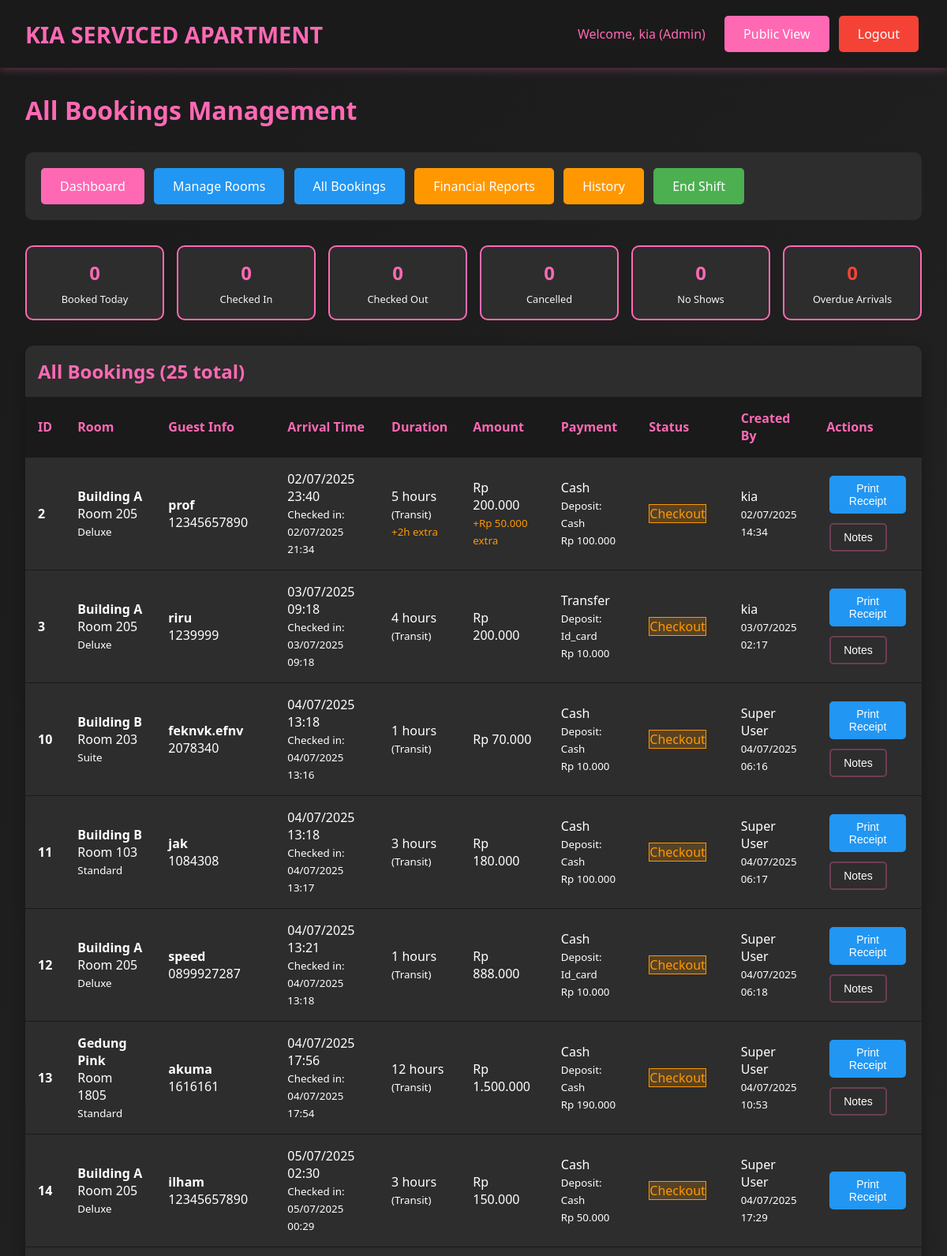
Page /admin/bookings.php (signed in, upper part) on the committed database.
### tables this page shows
CREATE TABLE `bookings` (
  `id` int(11) NOT NULL,
  `room_id` int(11) NOT NULL,
  `guest_name` varchar(100) NOT NULL,
  `arrival_time` datetime NOT NULL,
  `phone_number` varchar(20) NOT NULL,
  `duration_type` enum('transit','fullday') NOT NULL,
  `duration_hours` int(11) NOT NULL,
  `price_amount` decimal(10,2) NOT NULL,
  `payment_method` varchar(50) NOT NULL,
  `deposit_type` enum('cash','id_card','no_deposit') NOT NULL,
  `deposit_amount` decimal(10,2) DEFAULT '0.00',
  `notes` text,
  `status` enum('booked','checkin','checkout','cancelled','no_show','completed') DEFAULT 'booked',
  `checkin_time` datetime DEFAULT NULL,
  `checkout_time` datetime DEFAULT NULL,
  `extra_time_hours` int(11) DEFAULT '0',
  `extra_time_amount` decimal(10,2) DEFAULT '0.00',
  `refund_amount` decimal(10,2) DEFAULT '0.00',
  `refund_method` varchar(50) DEFAULT NULL,
  `created_by` int(11) NOT NULL,
  `created_at` timestamp NOT NULL DEFAULT CURRENT_TIMESTAMP,
  `updated_at` timestamp NOT NULL DEFAULT CURRENT_TIMESTAMP ON UPDATE CURRENT_TIMESTAMP
);

CREATE TABLE `rooms` (
  `id` int(11) NOT NULL,
  `location` varchar(100) NOT NULL,
  `floor_number` int(11) NOT NULL,
  `room_number` varchar(20) NOT NULL,
  `room_type` varchar(50) NOT NULL,
  `wifi_name` varchar(100) DEFAULT NULL,
  `wifi_password` varchar(100) DEFAULT NULL,
  `status` enum('ready','booked','checkin','checkout') DEFAULT 'ready',
  `created_at` timestamp NOT NULL DEFAULT CURRENT_TIMESTAMP,
  `updated_at` timestamp NOT NULL DEFAULT CURRENT_TIMESTAMP ON UPDATE CURRENT_TIMESTAMP
);

CREATE TABLE `users` (
  `id` int(11) NOT NULL,
  `username` varchar(50) NOT NULL,
  `password` varchar(255) NOT NULL,
  `full_name` varchar(100) NOT NULL,
  `role` enum('superuser','admin','cashier') NOT NULL,
  `created_at` timestamp NOT NULL DEFAULT CURRENT_TIMESTAMP,
  `updated_at` timestamp NOT NULL DEFAULT CURRENT_TIMESTAMP ON UPDATE CURRENT_TIMESTAMP
);

### includes/config.php (called while the page is built, shortened)
<?php
function formatCurrency($amount) {
    return 'Rp ' . number_format($amount, 0, ',', '.');
}
function formatDateTime($datetime) {
    return date('d/m/Y H:i', strtotime($datetime));
}
?>

### admin/bookings.php (the view, shortened to what this page needs)
<?php
require_once "../includes/config.php";
$sql = "SELECT b.*, r.room_number, r.location, r.room_type, u.full_name as created_by_name
        FROM bookings b
        JOIN rooms r ON b.room_id = r.id
        JOIN users u ON b.created_by = u.id
        ORDER BY
            CASE
                WHEN b.status = \"booked\" AND b.arrival_time < NOW() THEN 1
                WHEN b.status = \"booked\" THEN 2
                WHEN b.status = \"checkin\" THEN 3
                WHEN b.status = \"checkout\" THEN 4
                ELSE 5
            END,
            b.arrival_time ASC";
$stmt = $pdo->prepare($sql);
$stmt->execute();
$bookings = $stmt->fetchAll();
$stmt = $pdo->query("SELECT
    COUNT(CASE WHEN status = \"booked\" THEN 1 END) as booked,
    COUNT(CASE WHEN status = \"checkin\" THEN 1 END) as checkin,
    COUNT(CASE WHEN status = \"checkout\" THEN 1 END) as checkout,
    COUNT(CASE WHEN status = \"cancelled\" THEN 1 END) as cancelled,
    COUNT(CASE WHEN status = \"no_show\" THEN 1 END) as no_show,
    COUNT(CASE WHEN status = \"booked\" AND arrival_time < NOW() THEN 1 END) as overdue
    FROM bookings
    WHERE DATE(created_at) = CURDATE()");
$stats = $stmt->fetch();
?>
<!DOCTYPE html>
<html lang="id">
<head>
    <link rel="stylesheet" href="../assets/css/style.css">
</head>
<body>
    <header class="header">
        <div class="header-content">
            <a href="../index.php" class="logo">KIA SERVICED APARTMENT</a>
            <div>
                <span style="color: var(--primary-pink); margin-right: 1rem;">
                    Welcome, <?php echo htmlspecialchars($_SESSION["full_name"]); ?> (<?php echo ucfirst($_SESSION["user_role"]); ?>)
                </span>
                <a href="../index.php" class="btn btn-primary">Public View</a>
                <a href="../includes/logout.php" class="btn btn-danger">Logout</a>
            </div>
        </div>
    </header>
    <div class="container">
        <h1 style="color: var(--primary-pink); margin-bottom: 2rem;">All Bookings Management</h1>
        <div style="background: var(--dark-gray); padding: 1rem; border-radius: 10px; margin-bottom: 2rem;">
            <a href="dashboard.php" class="btn btn-primary">Dashboard</a>
            <a href="rooms.php" class="btn btn-info">Manage Rooms</a>
            <a href="bookings.php" class="btn btn-info">All Bookings</a>
            <a href="reports.php" class="btn btn-warning">Financial Reports</a>
            <a href="history.php" class="btn btn-warning">History</a>
            <a href="shift_report.php" class="btn btn-success">End Shift</a>
        </div>
        <div class="booking-stats">
            <div class="stat-card">
                <div class="stat-number"><?php echo $stats["booked"]; ?></div>
                <div class="stat-label">Booked Today</div>
            </div>
            <div class="stat-card">
                <div class="stat-number"><?php echo $stats["checkin"]; ?></div>
                <div class="stat-label">Checked In</div>
            </div>
            <div class="stat-card">
                <div class="stat-number"><?php echo $stats["checkout"]; ?></div>
                <div class="stat-label">Checked Out</div>
            </div>
            <div class="stat-card">
                <div class="stat-number"><?php echo $stats["cancelled"]; ?></div>
                <div class="stat-label">Cancelled</div>
            </div>
            <div class="stat-card">
                <div class="stat-number"><?php echo $stats["no_show"]; ?></div>
                <div class="stat-label">No Shows</div>
            </div>
            <div class="stat-card">
                <div class="stat-number" style="color: var(--danger);"><?php echo $stats["overdue"]; ?></div>
                <div class="stat-label">Overdue Arrivals</div>
            </div>
        </div>
        <div class="table-container">
            <h2 style="color: var(--primary-pink); margin: 1rem;">
                All Bookings (<?php echo count($bookings); ?> total)
            </h2>
            <div style="overflow-x: auto;">
                <table class="table">
                    <thead>
                        <tr>
                            <th>ID</th>
                            <th>Room</th>
                            <th>Guest Info</th>
                            <th>Arrival Time</th>
                            <th>Duration</th>
                            <th>Amount</th>
                            <th>Payment</th>
                            <th>Status</th>
                            <th>Created By</th>
                            <th>Actions</th>
                        </tr>
                    </thead>
                    <tbody>
                        <?php foreach ($bookings as $booking): ?>
                            <?php
                            $is_overdue = ($booking["status"] == "booked" && strtotime($booking["arrival_time"]) < time());
                            $total_amount = $booking["price_amount"] + $booking["extra_time_amount"];
                            $total_hours = $booking["duration_hours"] + $booking["extra_time_hours"];
                            ?>
                            <tr class="booking-row <?php echo $is_overdue ? "overdue" : ""; ?>">
                                <td>
                                    <strong><?php echo $booking["id"]; ?></strong>
                                </td>
                                <td>
                                    <strong><?php echo htmlspecialchars($booking["location"]); ?></strong><br>
                                    Room <?php echo htmlspecialchars($booking["room_number"]); ?><br>
                                    <small><?php echo htmlspecialchars($booking["room_type"]); ?></small>
                                </td>
                                <td>
                                    <strong><?php echo htmlspecialchars($booking["guest_name"]); ?></strong><br>
                                    <?php echo htmlspecialchars($booking["phone_number"]); ?>
                                </td>
                                <td>
                                    <?php echo formatDateTime($booking["arrival_time"]); ?>
                                    <?php if ($booking["checkin_time"]): ?>
                                        <br><small>Checked in: <?php echo formatDateTime($booking["checkin_time"]); ?></small>
                                    <?php endif; ?>
                                </td>
                                <td>
                                    <?php echo $total_hours; ?> hours<br>
                                    <small>(<?php echo ucfirst($booking["duration_type"]); ?>)</small>
                                    <?php if ($booking["extra_time_hours"] > 0): ?>
                                        <br><small style="color: var(--warning);">+<?php echo $booking["extra_time_hours"]; ?>h extra</small>
                                    <?php endif; ?>
                                </td>
                                <td>
                                    <?php echo formatCurrency($total_amount); ?>
                                    <?php if ($booking["extra_time_amount"] > 0): ?>
                                        <br><small style="color: var(--warning);">+<?php echo formatCurrency($booking["extra_time_amount"]); ?> extra</small>
                                    <?php endif; ?>
                                </td>
                                <td>
                                    <?php echo ucfirst($booking["payment_method"]); ?><br>
                                    <small>Deposit: <?php echo ucfirst($booking["deposit_type"]); ?></small>
                                    <?php if ($booking["deposit_amount"] > 0): ?>
                                        <br><small><?php echo formatCurrency($booking["deposit_amount"]); ?></small>
                                    <?php endif; ?>
                                </td>
                                <td>
                                    <span class="status-<?php echo $booking["status"]; ?>">
                                        <?php echo ucfirst(str_replace("_", " ", $booking["status"])); ?>
                                    </span>
                                </td>
                                <td>
                                    <?php echo htmlspecialchars($booking["created_by_name"]); ?><br>
                                    <small><?php echo formatDateTime($booking["created_at"]); ?></small>
                                </td>
                                <td>
                                    <div class="booking-actions">
                                        <?php if ($booking["status"] == "booked"): ?>
                                            <?php if ($is_overdue): ?>
                                                <button onclick="confirmArrival(<?php echo $booking["id"]; ?>)"
                                                        class="btn btn-success btn-sm">Confirm Arrival</button>
                                                <button onclick="markNoShow(<?php echo $booking["id"]; ?>)"
                                                        class="btn btn-danger btn-sm">No Show</button>
                                            <?php else: ?>
                                                <button onclick="checkinRoom(<?php echo $booking["id"]; ?>)"
                                                        class="btn btn-success btn-sm">Check In</button>
                                            <?php endif; ?>
                                            <button onclick="cancelBooking(<?php echo $booking["id"]; ?>)"
                                                    class="btn btn-danger btn-sm">Cancel</button>
                                        <?php elseif ($booking["status"] == "checkout"): ?>
                                            <button onclick="printReceipt(<?php echo $booking["id"]; ?>)"
                                                    class="btn btn-info btn-sm">Print Receipt</button>
                                        <?php endif; ?>
                                        <?php if ($booking["notes"]): ?>
                                            <button onclick="showNotes(\"<?php echo htmlspecialchars($booking["notes"], ENT_QUOTES); ?>\")"
                                                    class="btn btn-secondary btn-sm">Notes</button>
                                        <?php endif; ?>
                                    </div>
                                </td>
                            </tr>
                        <?php endforeach; ?>
                    </tbody>
                </table>
            </div>
        </div>
    </div>
</body>
</html>

### assets/css/style.css (style rules this page uses)
* { margin: 0; padding: 0; box-sizing: border-box; }
:root { --primary-pink: #ff69b4; --dark-pink: #e91e63; --light-pink: #ffc0cb; --black: #1a1a1a; --dark-gray: #2d2d2d; --light-gray: #f5f5f5; --white: #ffffff; --success: #4caf50; --warning: #ff9800; --info: #2196f3; --danger: #f44336; }
body { font-family: 'Segoe UI', Tahoma, Geneva, Verdana, sans-serif; background: linear-gradient(135deg, var(--black) 0%, var(--dark-gray) 100%); color: var(--white); min-height: 100vh; }
.header { background: var(--black); padding: 1rem 2rem; box-shadow: 0 2px 10px rgba(255, 105, 180, 0.3); position: sticky; top: 0; z-index: 1000; }
.header-content { display: flex; justify-content: space-between; align-items: center; max-width: 1200px; margin: 0 auto; }
.logo { font-size: 1.8rem; font-weight: bold; color: var(--primary-pink); text-decoration: none; }
.btn { padding: 0.75rem 1.5rem; border: none; border-radius: 5px; cursor: pointer; font-size: 1rem; font-weight: 500; text-decoration: none; display: inline-block; text-align: center; transition: all 0.3s ease; margin: 0.25rem; }
.btn-primary { background: var(--primary-pink); color: var(--white); }
.btn-success { background: var(--success); color: var(--white); }
.btn-warning { background: var(--warning); color: var(--white); }
.btn-info { background: var(--info); color: var(--white); }
.btn-danger { background: var(--danger); color: var(--white); }
.btn-secondary { background: var(--dark-gray); color: var(--white); border: 2px solid rgba(255, 105, 180, 0.3); }
.btn-sm { padding: 0.5rem 1rem; font-size: 0.875rem; }
.container { max-width: 1200px; margin: 0 auto; padding: 2rem; }
.status-checkout { background: var(--danger); color: var(--white); }
.table-container { background: var(--dark-gray); border-radius: 10px; overflow: hidden; box-shadow: 0 5px 15px rgba(0, 0, 0, 0.3); margin: 2rem 0; }
.table { width: 100%; border-collapse: collapse; }
.table th, .table td { padding: 1rem; text-align: left; border-bottom: 1px solid var(--black); }
.table th { background: var(--black); color: var(--primary-pink); font-weight: bold; }
.status-checkout { background: rgba(255, 152, 0, 0.2); color: var(--warning); border: 1px solid var(--warning); }

### admin/bookings.php (style rules this page uses)
.booking-stats { display: grid; grid-template-columns: repeat(auto-fit, minmax(150px, 1fr)); gap: 1rem; margin-bottom: 2rem; }
.stat-card { background: var(--dark-gray); padding: 1rem; border-radius: 10px; text-align: center; border: 2px solid var(--primary-pink); }
.stat-number { font-size: 1.5rem; font-weight: bold; color: var(--primary-pink); margin-bottom: 0.5rem; }
.stat-label { color: var(--light-gray); font-size: 0.8rem; }
.booking-actions { display: flex; gap: 0.25rem; flex-wrap: wrap; }

### rows in the picture
bookings: id "2", room.location "Building A", room.room_number "205", room.room_type "Deluxe", guest_name "prof", phone_number "12345657890", arrival_time "02/07/2025 23:40", checkin_time "02/07/2025 21:34", total_hours "5", duration_type "Transit", extra_time_hours "2", formatCurrency($total_amount) "Rp 200.000", extra_time_amount "Rp 50.000", payment_method "Cash", deposit_type "Cash", deposit_amount "Rp 100.000", status "Checkout", created_by.full_name "kia", created_at "02/07/2025 14:34"
bookings: id "3", room.location "Building A", room.room_number "205", room.room_type "Deluxe", guest_name "riru", phone_number "1239999", arrival_time "03/07/2025 09:18", checkin_time "03/07/2025 09:18", duration_hours "4", duration_type "Transit", formatCurrency($total_amount) "Rp 200.000", payment_method "Transfer", deposit_type "Id_card", deposit_amount "Rp 10.000", status "Checkout", created_by.full_name "kia", created_at "03/07/2025 02:17"
bookings: id "10", room.location "Building B", room.room_number "203", room.room_type "Suite", guest_name "feknvk.efnv", phone_number "2078340", arrival_time "04/07/2025 13:18", checkin_time "04/07/2025 13:16", duration_hours "1", duration_type "Transit", formatCurrency($total_amount) "Rp 70.000", payment_method "Cash", deposit_type "Cash", deposit_amount "Rp 10.000", status "Checkout", created_by.full_name "Super User", created_at "04/07/2025 06:16"
bookings: id "11", room.location "Building B", room.room_number "103", room.room_type "Standard", guest_name "jak", phone_number "1084308", arrival_time "04/07/2025 13:18", checkin_time "04/07/2025 13:17", duration_hours "3", duration_type "Transit", formatCurrency($total_amount) "Rp 180.000", payment_method "Cash", deposit_type "Cash", deposit_amount "Rp 100.000", status "Checkout", created_by.full_name "Super User", created_at "04/07/2025 06:17"
bookings: id "12", room.location "Building A", room.room_number "205", room.room_type "Deluxe", guest_name "speed", phone_number "0899927287", arrival_time "04/07/2025 13:21", checkin_time "04/07/2025 13:18", duration_hours "1", duration_type "Transit", formatCurrency($total_amount) "Rp 888.000", payment_method "Cash", deposit_type "Id_card", deposit_amount "Rp 10.000", status "Checkout", created_by.full_name "Super User", created_at "04/07/2025 06:18"
bookings: id "13", room.location "Gedung Pink", room.room_number "1805", room.room_type "Standard", guest_name "akuma", phone_number "1616161", arrival_time "04/07/2025 17:56", checkin_time "04/07/2025 17:54", duration_hours "12", duration_type "Transit", formatCurrency($total_amount) "Rp 1.500.000", payment_method "Cash", deposit_type "Cash", deposit_amount "Rp 190.000", status "Checkout", created_by.full_name "Super User", created_at "04/07/2025 10:53"
bookings: id "14", room.location "Building A", room.room_number "205", room.room_type "Deluxe", guest_name "ilham", phone_number "12345657890", arrival_time "05/07/2025 02:30", checkin_time "05/07/2025 00:29", duration_hours "3", duration_type "Transit", formatCurrency($total_amount) "Rp 150.000", payment_method "Cash", deposit_type "Cash", deposit_amount "Rp 50.000", status "Checkout", created_by.full_name "Super User", created_at "04/07/2025 17:29"

### other values in the picture
$_SESSION["full_name"] "kia"
$_SESSION["user_role"] "Admin"
$stats["booked"] "0"
$stats["checkin"] "0"
$stats["checkout"] "0"
$stats["cancelled"] "0"
$stats["no_show"] "0"
$stats["overdue"] "0"
count($bookings) "25"
